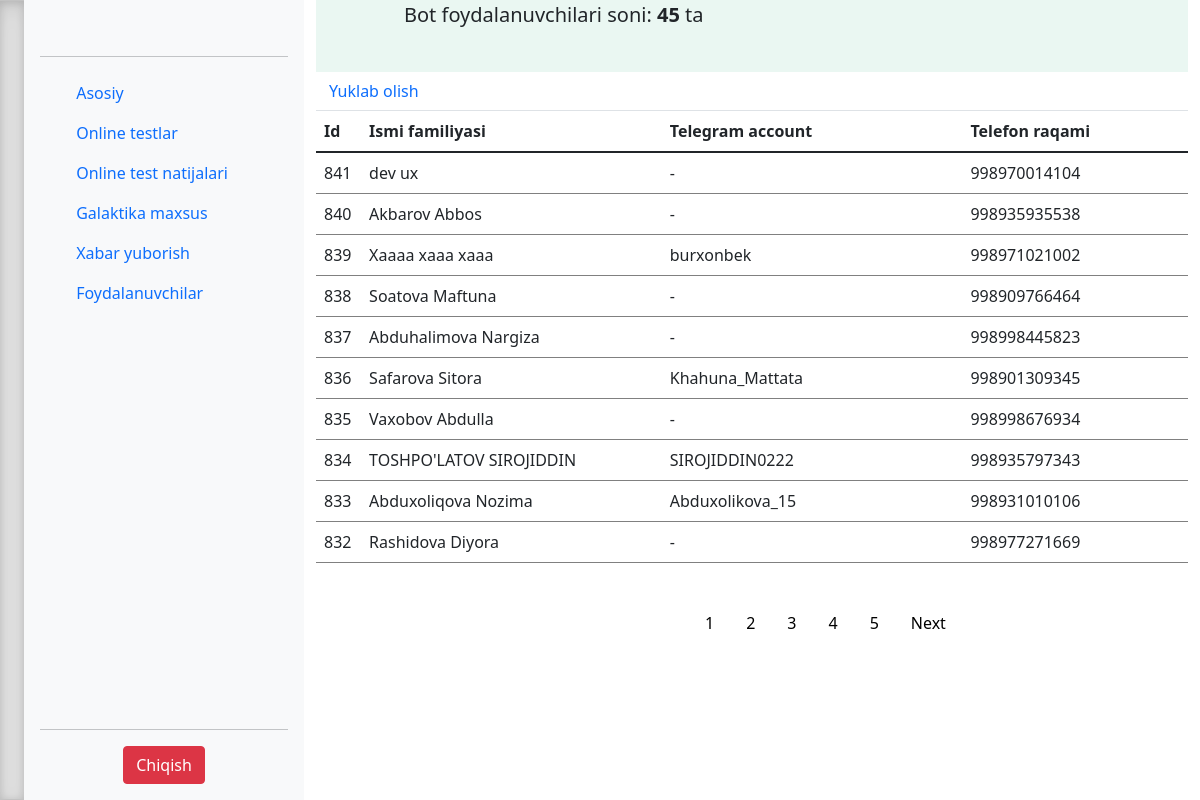
The app's page /users.php (signed in) with its own data.
### tables this page shows
CREATE TABLE IF NOT EXISTS `users` (
  `id` int(11) NOT NULL,
  `username` varchar(50) DEFAULT NULL,
  `chat_id` int(111) NOT NULL,
  `name` varchar(50) NOT NULL,
  `userFullName` varchar(191) NOT NULL,
  `phone_number` varchar(50) NOT NULL,
  `issett` varchar(255) NOT NULL
);

### bot_lib.php (called while the page is built, shortened)
<?php
function registredMemberCount($connect) {
    $sql = "SELECT COUNT(id) FROM users";
    $result = mysqli_query($connect,$sql);
    $rows = mysqli_fetch_row($result);
    return $rows[0];
}
?>

### users.php (the view, shortened to what this page needs)
<?php
include('settings.php');
include('bot_lib.php');
$count = registredMemberCount($connect);
?>
<!doctype html>
<html lang="en">
  <?php include 'partSite/header.php'; ?>
  <body>
  <main>
  <?php include 'partSite/leftSite.php'; ?>
   <div class="container" style="overflow-x: auto;">
     <div style="width: 100%; height: 9%; background-color: #Eaf7f2;">
      <span style="margin:auto 0px auto 88px; font-size: 20px;">Bot foydalanuvchilari soni: <strong><?php echo $count; ?></strong> ta</span><br>
      </div>
   <button class="btn"><i class="fa fa-download"></i><a href="https://galaxytest.xyz/export.php"> Yuklab olish</a></button>
    <?php
    $per_page_record = 10;
    if(isset($_GET['page'])){
      $page = $_GET['page'];
    }
    else {
      $page = 1;
    }
    $start_from = ($page - 1) * $per_page_record;
    $query = "SELECT * FROM users ORDER by id DESC LIMIT  $start_from, $per_page_record";
    $rs_result = mysqli_query ($connect, $query);
    ?>
      <br>
      <div>
        <table class="table">
          <thead>
            <tr>
              <th style="width:6%">Id</th>
              <th style="width:40%">Ismi familiyasi</th>
              <th style="width:40%">Telegram account</th>
              <th style="width:30%">Telefon raqami</th>
            </tr>
          </thead>
          <tbody>
    <?php
            while ($row = mysqli_fetch_array($rs_result)) {
            ?>
            <tr>
            <td><?php echo $row["id"]; ?></td>
            <td><?php echo $row["userFullName"]; ?></td>
            <td><?php echo $row["name"]; ?></td>
            <td><?php echo $row["phone_number"]; ?></td>
            </tr>
            <?php
                };
            ?>
          </tbody>
        </table>
     <div class="pagination">
      <?php
        $query = "SELECT COUNT(*) FROM users";
        $rs_result = mysqli_query($connect, $query);
        $row = mysqli_fetch_row($rs_result);
        $total_records = $row[0];
        $total_pages = ceil($total_records / $per_page_record);
        $pagLink = "";
        for ($i=1; $i<=$total_pages; $i++) {
          if ($i == $page) {
              $pagLink .= "<a class = 'active' href='users.php?page="
                                                .$i."'>".$i." </a>";
          }
          else  {
              $pagLink .= "<a href='users.php?page=".$i."'>
                                                ".$i." </a>";
          }
        };
        echo $pagLink;
        if($page<$total_pages){
            echo "<a href='users.php?page=".($page+1)."'>  Next </a>";
        }
      ?>
</div>
  </main>
  </body>
</html>

### partSite/header.php (shortened to what this page needs)
<head><meta http-equiv="Content-Type" content="text/html; charset=utf-8">
  <link href="//netdna.bootstrapcdn.com/twitter-bootstrap/2.3.2/css/bootstrap-combined.min.css" rel="stylesheet" id="bootstrap-css">
  <link rel="stylesheet" href="https://stackpath.bootstrapcdn.com/bootstrap/4.3.1/css/bootstrap.min.css">
  <link href="css/sidebars.css" rel="stylesheet">
  <link href="css/bootstrap.min.css" rel="stylesheet">
  <link href="css/style.css" rel="stylesheet">
</head>

### partSite/leftSite.php (shortened to what this page needs)
<div class="b-example-divider"></div>
<div class="d-flex flex-column flex-shrink-0 p-3 bg-light" style="width: 280px;">
  <a href="/" class="d-flex align-items-center mb-3 mb-md-0 me-md-auto link-dark text-decoration-none">
  </a>
  <hr>
  <ul class="nav nav-pills flex-column mb-auto">
    <li class="nav-item">
      <a href="main.php" class="nav-link link-dark" aria-current="page">
        <svg class="bi me-2" width="16" height="16"><use xlink:href="#home"/></svg>
        Asosiy
      </a>
    </li>
    <li>
      <a href="tests.php" class="nav-link link-dark">
        <svg class="bi me-2" width="16" height="16"><use xlink:href="#speedometer2"/></svg>
        Online testlar
      </a>
    </li>
    <li>
      <a href="result_test.php" class="nav-link link-dark">
        <svg class="bi me-2" width="16" height="16"><use xlink:href="#grid"/></svg>
        Online test natijalari
      </a>
    </li>
    <li>
      <a href="offline_tests.php" class="nav-link link-dark">
        <svg class="bi me-2" width="16" height="16"><use xlink:href="#speedometer2"/></svg>
        Galaktika maxsus
      </a>
    </li>
    <li>
      <a href="mail.php" class="nav-link link-dark">
        <svg class="bi me-2" width="16" height="16"><use xlink:href="#chat-quote-fill"/></svg>
        Xabar yuborish
      </a>
    </li>
    <li>
      <a href="users.php" class="nav-link link-dark">
        <svg class="bi me-2" width="16" height="16"><use xlink:href="#people-circle"/></svg>
        Foydalanuvchilar
      </a>
    </li>
  </ul>
  <hr>
    <div style="margin:0px auto 0px auto;">
    <a href="logout.php" style="text-decoration: none; color: white;" >
    <button type="button" class="btn btn-danger">Chiqish</button>
    </a>
    </div>
</div>

### css/sidebars.css (style rules this page uses)
body { min-height: 100vh; min-height: -webkit-fill-available; }
html { height: -webkit-fill-available; }
main { display: flex; flex-wrap: nowrap; height: 100vh; height: -webkit-fill-available; max-height: 100vh; overflow-x: auto; overflow-y: hidden; }
.b-example-divider { flex-shrink: 0; width: 1.5rem; height: 100vh; background-color: rgba(0, 0, 0, .1); border: solid rgba(0, 0, 0, .15); border-width: 1px 0; box-shadow: inset 0 .5em 1.5em rgba(0, 0, 0, .1), inset 0 .125em .5em rgba(0, 0, 0, .15); }
.bi { vertical-align: -.125em; pointer-events: none; fill: currentColor; }

### css/style.css (style rules this page uses)
a:link { text-decoration: none; }
.pagination { display: inline-block; padding: 0px 0px 0px 373px; }
.pagination a { color: black; float: left; padding: 8px 16px; text-decoration: none; }

### partSite/header.php (style rules this page uses)
table { table-layout: fixed; }
td { word-wrap: break-word; }

### records on screen
users: id "841", userFullName "dev ux", name "-", phone_number "998970014104"
users: id "840", userFullName "Akbarov Abbos", name "-", phone_number "998935935538"
users: id "839", userFullName "Xaaaa xaaa xaaa", name "burxonbek", phone_number "998971021002"
users: id "838", userFullName "Soatova Maftuna", name "-", phone_number "998909766464"
users: id "837", userFullName "Abduhalimova Nargiza", name "-", phone_number "998998445823"
users: id "836", userFullName "Safarova Sitora", name "Khahuna_Mattata", phone_number "998901309345"
users: id "835", userFullName "Vaxobov Abdulla", name "-", phone_number "998998676934"
users: id "834", userFullName "TOSHPO'LATOV SIROJIDDIN", name "SIROJIDDIN0222", phone_number "998935797343"
users: id "833", userFullName "Abduxoliqova Nozima", name "Abduxolikova_15", phone_number "998931010106"
users: id "832", userFullName "Rashidova Diyora", name "-", phone_number "998977271669"

### other values on screen
$count "45"
